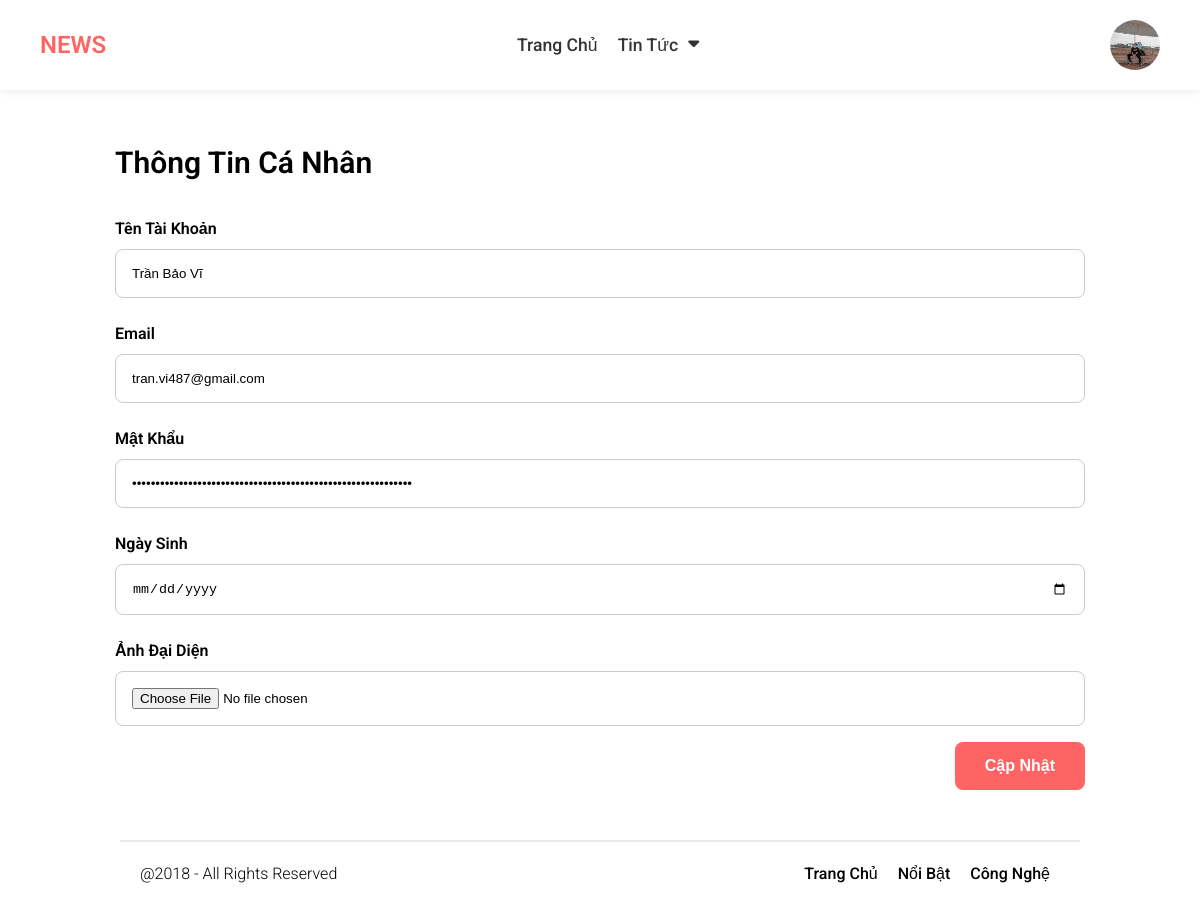
The app's page /customer/index.php?url=profile.php&id=2 (signed in), older data.
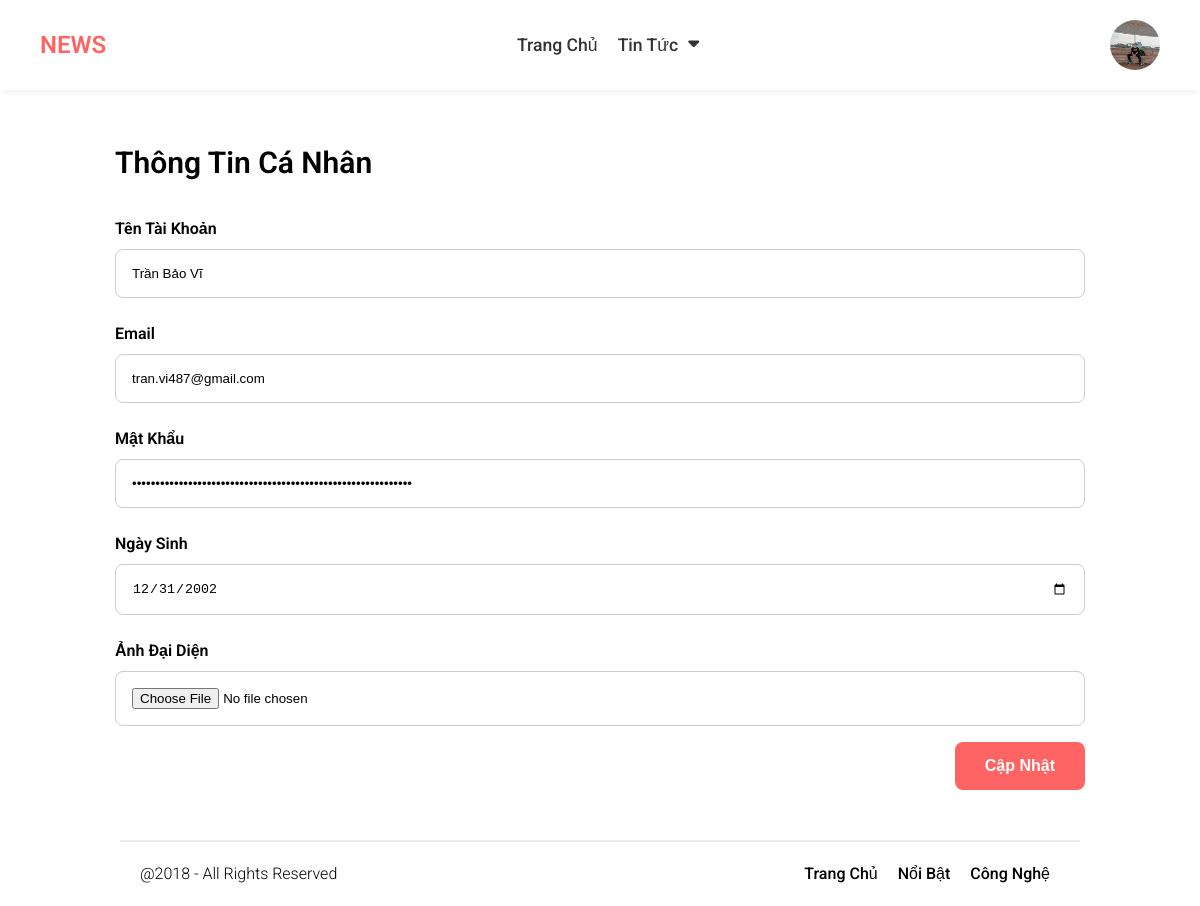
The same page, newer data.
### tables this page shows
CREATE TABLE `users` (
  `id` int(11) NOT NULL,
  `email` varchar(255) NOT NULL,
  `username` varchar(255) NOT NULL,
  `password` text NOT NULL,
  `avatar` text NOT NULL,
  `birthday` date NOT NULL,
  `gender` tinyint(1) NOT NULL DEFAULT 0,
  `status` tinyint(1) NOT NULL DEFAULT 0
);

### customer/func/funcs.php (called while the page is built, shortened)
<?php
function getProfile($con,$id){
    $sql = "SELECT * FROM users WHERE id = $id";
    return mysqli_query($con,$sql);
}
?>

### customer/profile.php (the view, shortened to what this page needs)
<?php
$id = $_SESSION['user']['id'];
$re = getProfile($con,$id);
$row = mysqli_fetch_assoc($re);
?>
<main>
    <section class="login container">
        <div class="profile-main">
            <h3 class="headding">Thông Tin Cá Nhân</h3>
            <form class="form-profile" action="" method="POST" autocomplete="off" enctype="multipart/form-data">
                <?php if(isset($_SESSION['user'])): ?>
                <div class="text-field">
                    <label for="username">Tên Tài Khoản</label>
                    <input name="username" autocomplete="off" type="text" id="username" placeholder="Nhập Tên Tài Khoản"
                        value="<?php echo $row['username'] ?>" />
                </div>
                <div class="text-field">
                    <label for="email">Email</label>
                    <input name="email" autocomplete="off" type="email" id="email" placeholder="Nhập email"
                        value="<?php echo $row['email']?>" />
                </div>
                <div class="text-field">
                    <label for="password">Mật Khẩu</label>
                    <input name="password" autocomplete="off" type="password" id="password" placeholder="Nhập Mật Khẩu"
                        value="<?= $row['password']?>" />
                </div>
                <div class="text-field">
                    <label for="birthday">Ngày Sinh</label>
                    <input name="birthday" autocomplete="off" type="date" id="birthday" placeholder="Nhập Ngày Sinh"
                        value="<?php echo $row['birthday']?>" />
                </div>
                <div class="text-field">
                    <label for="avatar">Ảnh Đại Diện</label>
                    <input type="file" name="avatar" value="<?php echo $row['avatar']?>" />
                </div>
                <button type="submit">Cập Nhật</button>
            </form>
            <?php endif; ?>
        </div>
    </section>
</main>

### customer/index.php (shortened to what this page needs)
<?php
include_once 'func/connect.php';
include_once 'func/funcs.php';
$page = basename($_SERVER['PHP_SELF']);
?>
<!DOCTYPE html>
<html lang="en">
<head>
    <link rel="stylesheet" href="https://cdnjs.cloudflare.com/ajax/libs/font-awesome/6.1.0/css/all.min.css"
 />
    <link rel="stylesheet" href="./style/style.css" />
</head>
<body>
    <?php include './header.php' ?>
    <?php if(isset($_GET['url'])){
            include $_GET['url'];
        }
        elseif($page == 'index.php'){
            include './main.php';
        }
        ?>
    <?php include './footer.php' ?>
</body>
</html>

### customer/header.php (shortened to what this page needs)
<?php
$user = isset($_SESSION['user']) ? $_SESSION['user'] : [];
?>
<header>
    <div class="navbar">
        <a href="#" class="logo">
            NEWS
        </a>
        <ul class="menu">
            <li class="menu-item">
                <a href="index.php" class="menu-link">Trang Chủ</a>
            </li>
            <li class="menu-item">
                <a href="#" class="menu-link">Tin Tức <i class="fa-solid fa-sort-down"></i></a>
            </li>
        </ul>
        <div class="account">
            <?php if (!empty($user['email'])) { ?>
            <div class="account-img">
                <img src=<?php echo "../uploads/" . $user['avatar'] ?> alt="" />
            </div>
            <?php } else { ?>
            <a class="btn btn-account" href="./login.php">Đăng Ký</a>
            <?php } ?>
        </div>
    </div>
</header>

### customer/footer.php
<footer>
    <div>
        <p class="text-center">@2018 - All Rights Reserved</p>
    </div>
    <div class="footer-page">
        <ul>
            <li>
                <a href="index.php">Trang Chủ</a>
            </li>
            <li>
                <a href="?url=postFeatured.php>">Nổi Bật</a>
            </li>
            <li>
                <a href="?url=category.php&id=7">Công Nghệ</a>
            </li>
        </ul>
    </div>
</footer>

### customer/style/style.css (style rules this page uses)
*, *::before, *::after { box-sizing: border-box; }
* { margin: 0; padding: 0; }
body { line-height: 1.5; }
img, picture, video, canvas, svg { display: block; max-width: 100%; }
input, button, textarea, select { outline: none; }
p, h1, h2, h3, h4, h5, h6 { overflow-wrap: break-word; }
body { font-family: "Roboto", sans-serif; }
.navbar { background-color: #fff; box-shadow: 0 0 10px rgba(0, 0, 0, 0.1); padding: 20px 40px; display: flex; justify-content: space-between; align-items: center; position: relative; }
.navbar .logo { font-size: 1.5rem; font-weight: 600; color: #ff6464; text-decoration: none; }
.navbar a { color: #333; text-decoration: none; }
.menu { display: flex; align-items: center; gap: 20px; }
.menu li { list-style: none; }
.menu a { text-decoration: none; color: #333; font-size: 1.1rem; font-weight: 500; transition: 0.1s linear; padding: 5px 0; }
.menu-link { display: flex; align-items: center; gap: 10px; }
.menu-link i { transform: translateY(-5px); }
.menu-item { display: flex; align-items: center; justify-content: center; gap: 10px; }
.account img { width: 50px; height: 50px; border-radius: 50%; cursor: pointer; }
.container { max-width: 1030px; margin: 0 auto; padding: 0 15px; }
.post-item .post-desc h1, h2, h3, h4, h5, h6 { font-size: 14px; font-weight: 300; }
footer { color: #000000; border-top: 2px solid #eaeaea; max-width: 960px; margin: 0 auto; padding: 20px; text-align: center; display: flex; justify-content: space-between; align-items: center; }
footer p { font-weight: 300; }
footer ul { display: flex; justify-content: space-between; align-items: center; }
footer ul li { margin: 0 10px; font-weight: 500; }
footer ul li a { color: #000000; text-decoration: none; transition: all 0.3s linear; }
footer li { list-style: none; }
.profile-main { max-width: 1000px; padding: 0 15px; margin: 50px auto; }
.profile-main .headding { font-size: 30px; font-weight: 600; margin-bottom: 2rem; }
.form-profile { display: flex; flex-direction: column; gap: 1rem; }
.form-profile .text-field { display: flex; flex-direction: column; gap: 0.5rem; }
.form-profile .text-field label { font-size: 16px; font-weight: 600; }
.form-profile .text-field input { border: 1px solid #ccc; border-radius: 8px; padding: 1rem; }
.form-profile button { border: none; color: white; background-color: #ff6464; padding: 15px 30px; border-radius: 8px; font-size: 16px; font-weight: 600; cursor: pointer; display: block; margin-left: auto; }

Row changes from the older to the newer data that the page shows:
changed users "Trần Bảo Vĩ": birthday (not shown) → "12/31/2002"
